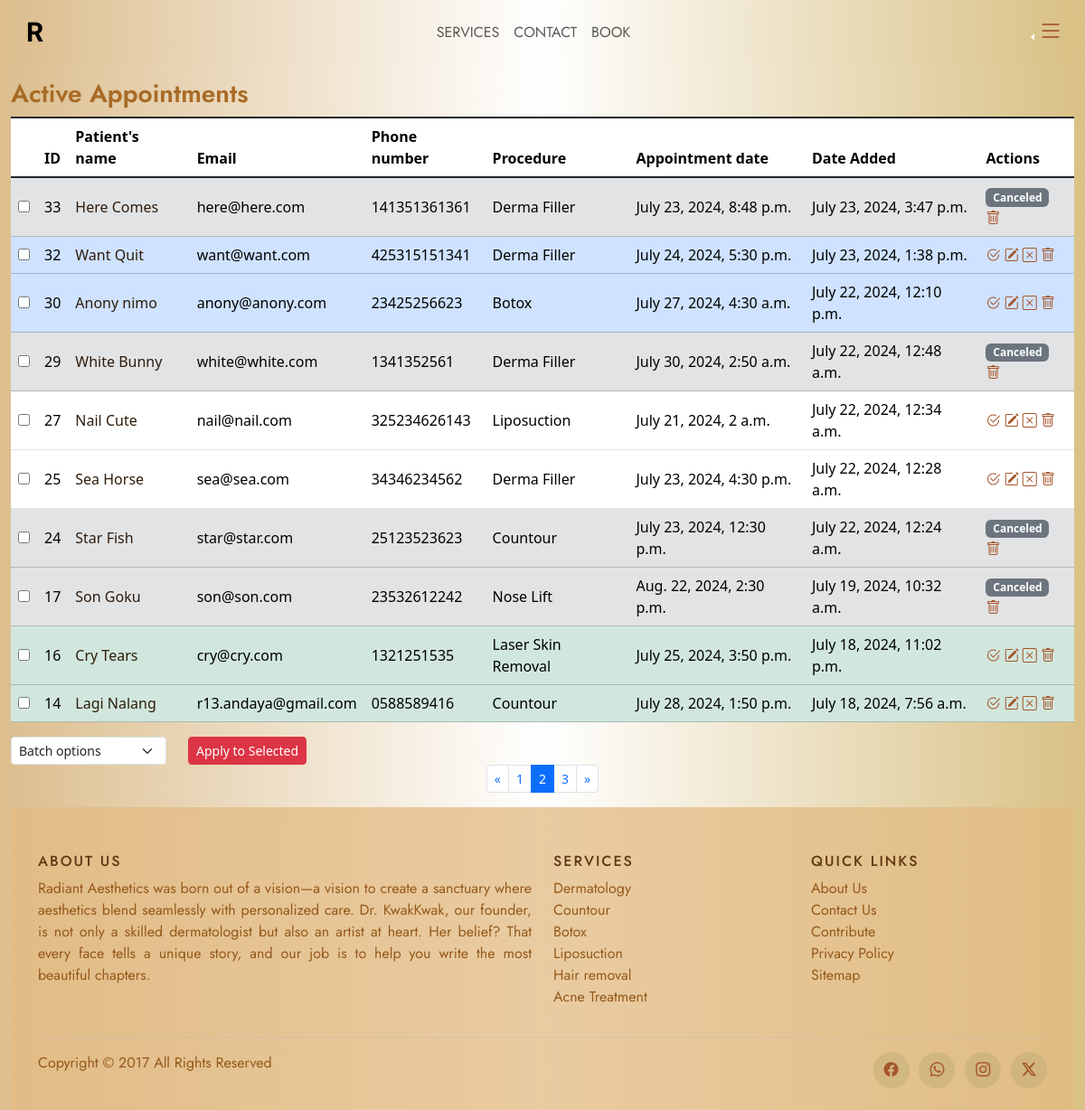
Page /active_appointments/?page=2 on the earlier database version.
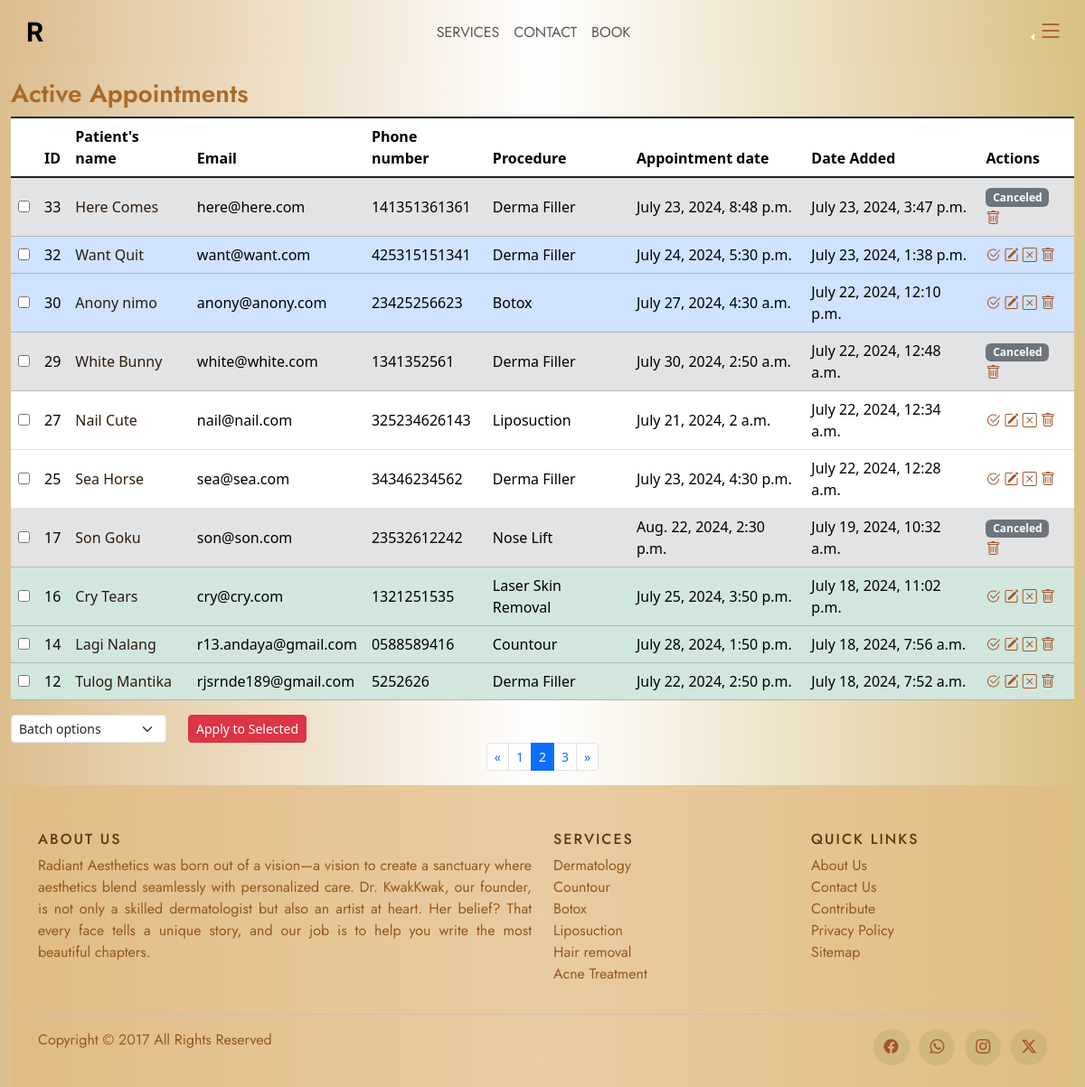
Same page on the later database version.
### website/models.py (models this page shows, shortened)
class Patient(models.Model):
    first_name = models.CharField(max_length=100)
    last_name = models.CharField(max_length=100)
    service = models.ForeignKey(Category, on_delete=models.CASCADE, related_name="type_of")
    email = models.EmailField()
    phone_number = models.CharField(max_length=16)
    details = models.TextField(max_length=3000, null=True, blank=True)
    appt_date = models.DateTimeField()
    date_added = models.DateTimeField(auto_now_add=True)
    is_active = models.BooleanField(default=True, blank=True)
    is_done = models.BooleanField(default=False, blank=True)
    is_confirmed = models.BooleanField(default=False, blank=True)
    user = models.ForeignKey(settings.AUTH_USER_MODEL, on_delete=models.CASCADE, null=True, blank=True, related_name="booker")

class Category(models.Model):
    type = models.CharField(max_length=100)
    def __str__(self):
        return self.type

### website/views.py (the view)
# urls.py: path('active_appointments/', views.active_appointments, name='active_appointments'),
def active_appointments(request):
    patients = Patient.objects.all().order_by('-date_added')
    paginator = Paginator(patients ,10)
    page_number = request.GET.get('page')
    page_obj = paginator.get_page(page_number)
    return render(request, 'website/active_appointments.html', {
        'page_obj': page_obj
        })

### website/templates/website/active_appointments.html (shortened to what the changed rows need)
{% extends 'website/layout.html' %}
{% load static %}
{% block body %}
<div class="container-fluid">
    <form method="post" action="{% url 'manage_appointments' %}">
        <div class="table-responsive">
        <table class="table align-middle table-hover table-group-divider">
            <thead>
                <tr>
                    <th scope="col"></th>
                    <th scope="col">ID</th>
                    <th scope="col">Patient's name</th>
                    <th scope="col">Email</th>
                    <th scope="col">Phone number</th>
                    <th scope="col">Procedure</th>
                    <th scope="col">Appointment date</th>
                    <th scope="col">Date Added</th>
                    <th scope="col">Actions</th>
                </tr>
            </thead>
            <tbody class="table-group-divider my-lg-5">
                {% if page_obj %}
                {% for patient in page_obj %}
                <tr {% if not patient.is_active %} class="table-secondary text-muted"
                    {% elif patient.is_done %}
                        class="table-success"
                    {% elif patient.is_confirmed%}
                    class="table-primary"
                    {% endif %}class="tablerow">
                    <td><input type="checkbox" name="selected_appointments" value="{{ patient.id }}"></td>
                    <td>{{ patient.id }}</td>
                    <td><a href="{% url 'appt_details' patient.id %}">{{ patient.first_name }} {{ patient.last_name }}</a></td>
                    <td>{{ patient.email }}</td>
                    <td>{{ patient.phone_number }}</td>
                    <td>{{ patient.service }}</td>
                    <td>{{ patient.appt_date }}</td>
                    <td>{{ patient.date_added }}</td>
                    <td>
                        {% if patient.is_active %}
                            {% if not patient.is_done %}
                                <a href="{% url 'done_appt' patient.id %}" value="done"><i class="bi bi-check2-circle" data-bs-toggle="tooltip" data-bs-title="Done"></i></a>
                            {% else %}
                                <a href="{% url 'undone_appt' patient.id %}" value="done"><i class="bi bi-check2-circle" data-bs-toggle="tooltip" data-bs-title="UnDone"></i></a>
                            {% endif %}
                        <a href="{% url 'edit_appointment' patient.id %}"><i class="bi bi-pencil-square" data-bs-toggle="tooltip" data-bs-title="Edit"></i></a>
                        <a href="{% url 'cancel_appointment' patient.id %}"  onclick="return confirm('Are you sure you want to CANCEL this appointment?')">
                            <i class="bi bi-x-square" data-bs-toggle="tooltip" data-bs-title="Cancel"></i></a>
                        <a href="{% url 'delete_appointment' patient.id %}"  onclick="return confirm('Are you sure you want to DELETE this appointment?\n THIS CANNOT BE UNDONE!')">
                            <i class="bi bi-trash" data-bs-toggle="tooltip" data-bs-title="Delete"></i></a>
                        {% else %}
                        <span class="badge bg-secondary">Canceled</span>
                        <a href="{% url 'delete_appointment' patient.id %}"  onclick="return confirm('Are you sure you want to DELETE this appointment? \n THIS CANNOT BE UNDONE!')">
                            <i class="bi bi-trash" data-bs-toggle="tooltip" data-bs-title="Delete"></i></a>
                        {% endif %}
                    </td>
                </tr>
                {% endfor %}
                {% endif %}
            </tbody>
        </table>
        </div>
    </form>
     <nav aria-label="Page navigation">
        <ul class="pagination pagination-sm justify-content-center">
            {% for num in page_obj.paginator.page_range %}
                {% if page_obj.number == num %}
                    <li class="page-item active"><a class="page-link" href="#">{{ num }}</a></li>
                {% else %}
                    <li class="page-item"><a class="page-link" href="?page={{ num }}">{{ num }}</a></li>
                {% endif %}
            {% endfor %}
        </ul>
    </nav>
</div>
{% endblock %}

Differences in the rows shown:
removed Patient: id "24", first_name "Star", last_name "Fish", email "star@star.com", phone_number "25123523623", service "Countour", appt_date "July 23, 2024, 12:30 p.m.", date_added "July 22, 2024, 12:24 a.m.", is_active "Canceled"
now on this page (row unchanged): Patient: id "12", first_name "Tulog", last_name "Mantika", email "rjsrnde189@gmail.com", phone_number "5252626", service "Derma Filler", appt_date "July 22, 2024, 2:50 p.m.", date_added "July 18, 2024, 7:52 a.m.", is_active True (drawn)
